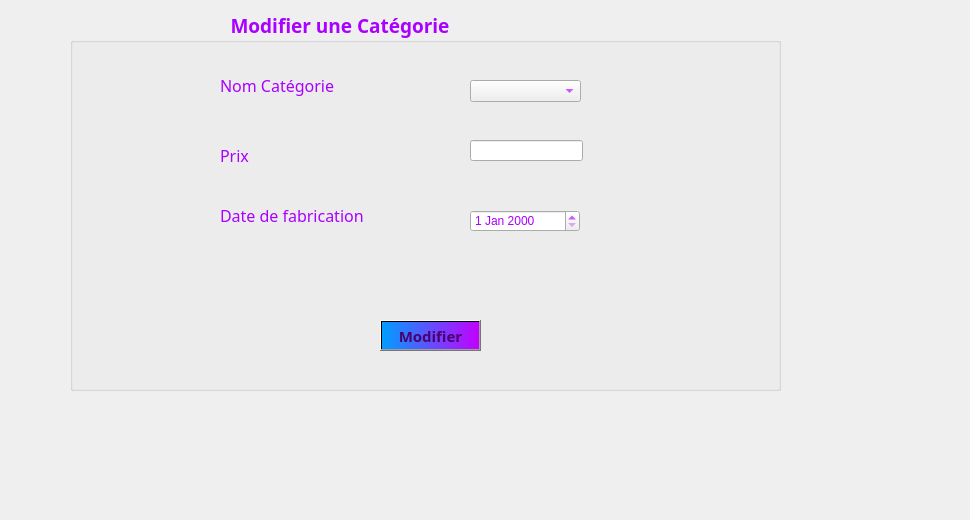
     <widget class="QWidget" name="tab_categorie_10">
      <attribute name="title">
       <string>Modifier</string>
      </attribute>
      <widget class="QLabel" name="label_categorie_42">
       <property name="geometry">
        <rect>
         <x>-20</x>
         <y>-10</y>
         <width>961</width>
         <height>511</height>
        </rect>
       </property>
       <property name="text">
        <string/>
       </property>
       <property name="pixmap">
        <pixmap>../../../../../../Downloads/155296947_507314950275690_225535330781415924_n.jpg</pixmap>
       </property>
      </widget>
      <widget class="QGroupBox" name="groupBox_categorie_5">
       <property name="geometry">
        <rect>
         <x>70</x>
         <y>10</y>
         <width>711</width>
         <height>381</height>
        </rect>
       </property>
       <property name="font">
        <font>
         <family>Lucida Calligraphy</family>
         <pointsize>14</pointsize>
         <weight>75</weight>
         <bold>true</bold>
        </font>
       </property>
       <property name="styleSheet">
        <string notr="true">color: rgb(170, 0, 255);
border-color: rgb(170, 0, 255);</string>
       </property>
       <property name="title">
        <string>                                Modifier une Catégorie</string>
       </property>
       <widget class="QLabel" name="label_categorie_41">
        <property name="geometry">
         <rect>
          <x>150</x>
          <y>190</y>
          <width>171</width>
          <height>31</height>
         </rect>
        </property>
        <property name="font">
         <font>
          <family>Lucida Calligraphy</family>
          <pointsize>12</pointsize>
         </font>
        </property>
        <property name="text">
         <string>Date de fabrication</string>
        </property>
       </widget>
       <widget class="QLabel" name="label_categorie_47">
        <property name="geometry">
         <rect>
          <x>150</x>
          <y>60</y>
          <width>171</width>
          <height>31</height>
         </rect>
        </property>
        <property name="font">
         <font>
          <family>Lucida Calligraphy</family>
          <pointsize>12</pointsize>
         </font>
        </property>
        <property name="text">
         <string>Nom Catégorie</string>
        </property>
       </widget>
       <widget class="QDateEdit" name="dateEdit_categorie_2">
        <property name="geometry">
         <rect>
          <x>400</x>
          <y>200</y>
          <width>110</width>
          <height>22</height>
         </rect>
        </property>
       </widget>
       <widget class="QPushButton" name="pushButton_categorie_7">
        <property name="geometry">
         <rect>
          <x>310</x>
          <y>310</y>
          <width>101</width>
          <height>31</height>
         </rect>
        </property>
        <property name="font">
         <font>
          <family>Lucida Calligraphy</family>
          <pointsize>11</pointsize>
          <weight>75</weight>
          <bold>true</bold>
         </font>
        </property>
        <property name="styleSheet">
         <string notr="true">background-color: qlineargradient(spread:pad, x1:0, y1:0, x2:1, y2:0, stop:0 rgba(0, 158, 255, 255), stop:1 rgba(195, 0, 255, 255));
color: rgb(74, 0, 111);</string>
        </property>
        <property name="text">
         <string>Modifier</string>
        </property>
       </widget>
       <widget class="QLineEdit" name="lineEdit_categorie_5">
        <property name="geometry">
         <rect>
          <x>400</x>
          <y>130</y>
          <width>113</width>
          <height>21</height>
         </rect>
        </property>
       </widget>
       <widget class="QLabel" name="label_categorie_48">
        <property name="geometry">
         <rect>
          <x>150</x>
          <y>130</y>
          <width>171</width>
          <height>31</height>
         </rect>
        </property>
        <property name="font">
         <font>
          <family>Lucida Calligraphy</family>
          <pointsize>12</pointsize>
         </font>
        </property>
        <property name="text">
         <string>Prix</string>
        </property>
       </widget>
       <widget class="QComboBox" name="comboBox_categorie_modifi">
        <property name="geometry">
         <rect>
          <x>400</x>
          <y>70</y>
          <width>111</width>
          <height>22</height>
         </rect>
        </property>
       </widget>
      </widget>
     </widget>
